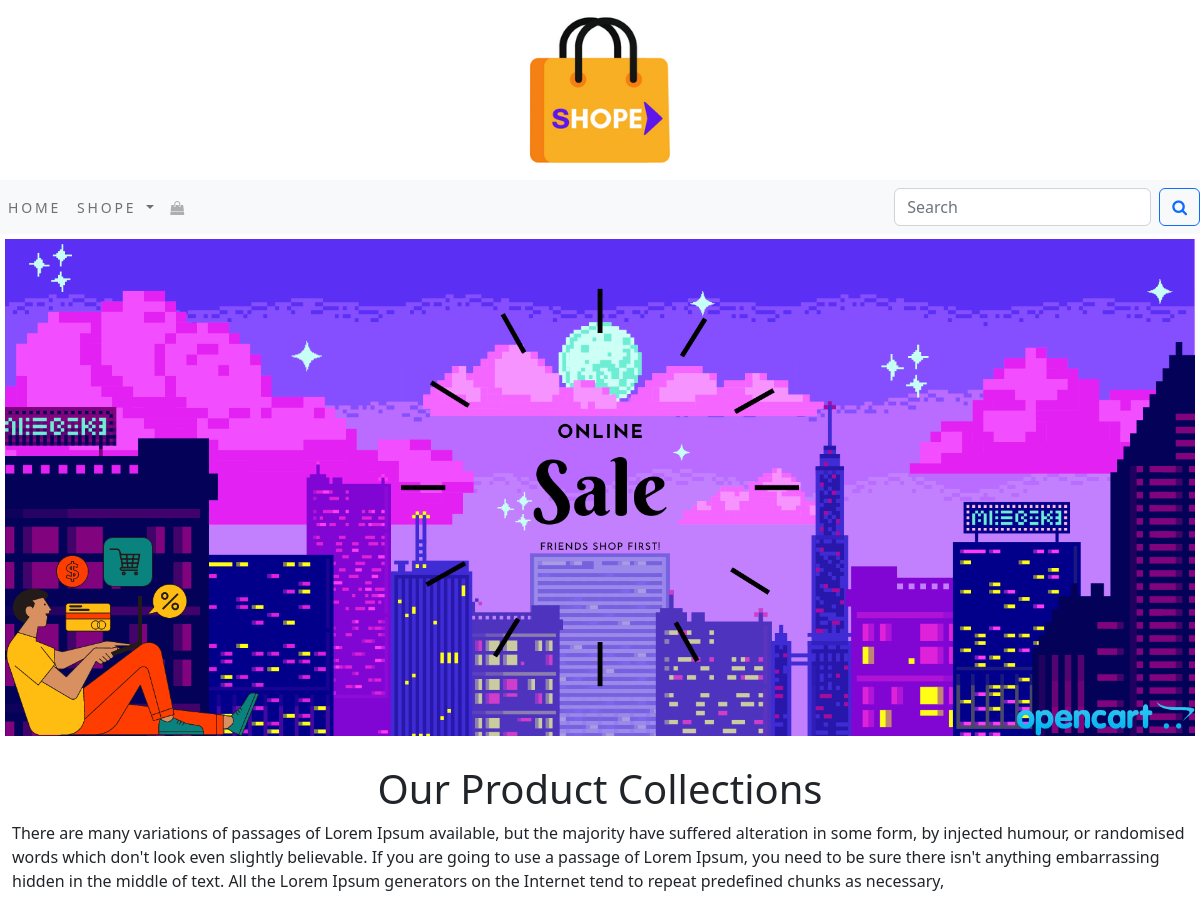
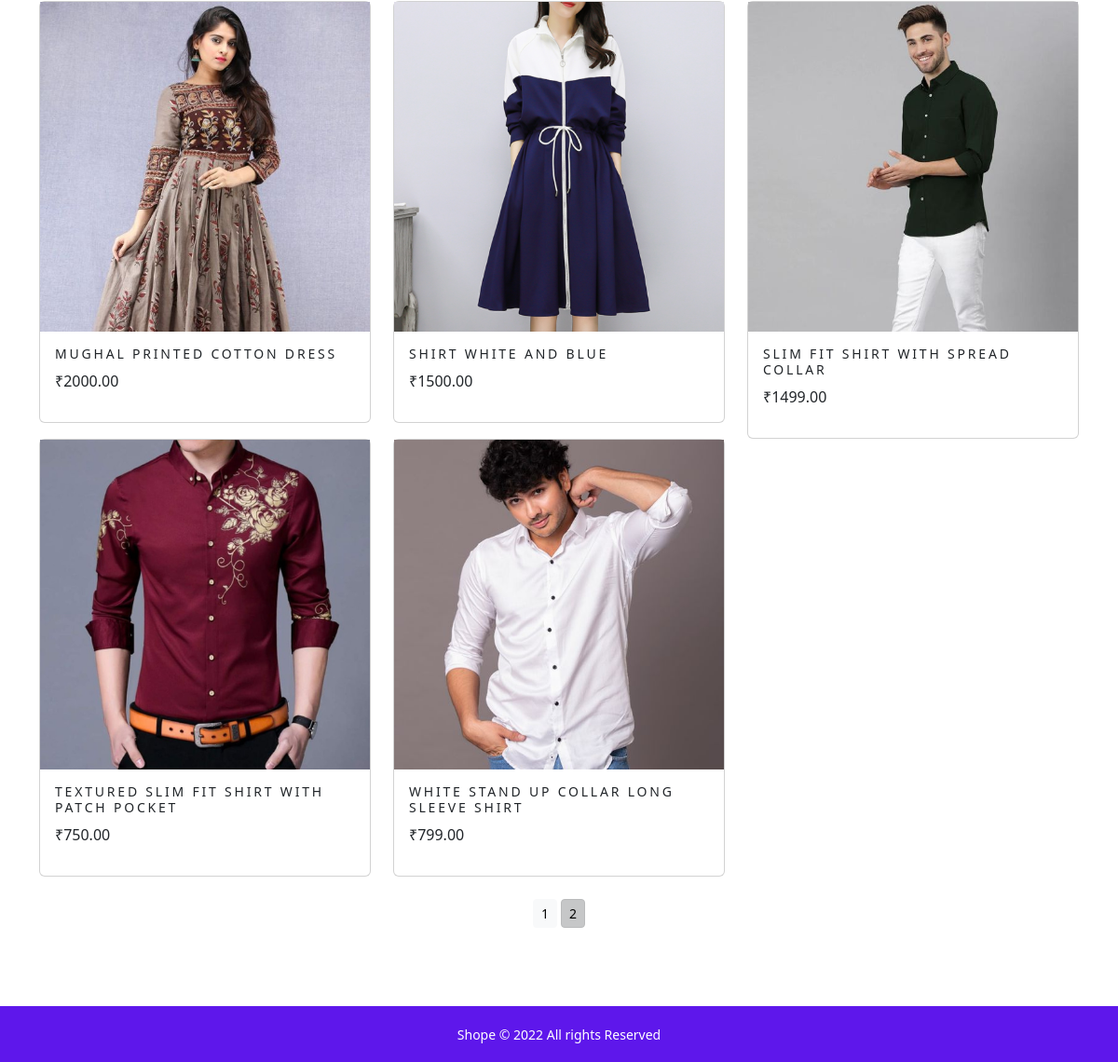
Screenshot of /shope/?page=2 with the database file from the repository (2 pictures, top to bottom).
### shope/models.py (models this page shows, shortened)
class Product(models.Model):
    name=models.CharField(max_length=250,unique=True)
    slug=models.SlugField(max_length=250,unique=True)
    description=models.TextField(blank=True)
    price=models.DecimalField(max_digits=10,decimal_places=2)
    category=models.ForeignKey(Category,on_delete=models.CASCADE)
    image=models.ImageField(upload_to='product',blank=True)
    stock=models.IntegerField()
    available=models.BooleanField(default=True)
    created=models.DateTimeField(auto_now_add=True)
    updated=models.DateTimeField(auto_now_add=True)
    class Meta:
        ordering = ('name',)
        verbose_name = 'product'
        verbose_name_plural = 'products'
    def get_url(self):
        return reverse('shope:proDetail',args=[self.category.slug,self.slug])

### shope/views.py (the view)
# urls.py: path('',views.allProdCat,name='allProdCat'),
def allProdCat(request,c_slug=None):
    c_page=None
    products_list=None
    if c_slug!=None:
        c_page=get_object_or_404(Category,slug=c_slug)
        products_list=Product.objects.all().filter(category=c_page,available=True)
    else:
        products_list=Product.objects.all().filter(available=True)
    paginator=Paginator(products_list,6)
    try:
        page=int(request.GET.get('page','1'))
    except:
        page=1
    try:
        products=paginator.page(page)
    except (EmptyPage,InvalidPage):
        products=paginator.page(paginator.num_pages)
    return render(request,"category.html",{'category':c_page,'products':products})

### shope/context_processors.py (called while the page is built)
def menu_links(request):
    links=Category.objects.all()
    return dict(links=links)

### shope/models.py (called while the page is built)
    def get_url(self):
        return reverse('shope:products_by_category',args=[self.slug])

### templates/category.html (shortened to what this page needs)
{% extends 'base.html' %}
{% load static %}
{% block content %}
<div class="mx-auto">
          {% if category %}
      <img class="my_image" src="{{category.image.url}}" alt="{{category.name}}">
</div>
      <br>
<div>
      <h1 class="text_center my_title">{{category.name}}</h1>
      <p class="text_justify">{{category.description}}</p>
</div>
      {% else %}
<div>
      <img class="my_image my_image_padding" src="{% static 'img/banner.png' %}" alt="our products">
</div>
<br>
<div class="container-fluid">
      <h1 class="text-center">Our Product Collections</h1>
      <p  class="text-justify">There are many variations of passages of Lorem Ipsum available, but the majority have suffered alteration in some form, by injected humour, or randomised words which don't look even slightly believable. If you are going to use a passage of Lorem Ipsum, you need to be sure there isn't anything embarrassing hidden in the middle of text. All the Lorem Ipsum generators on the Internet tend to repeat predefined chunks as necessary,</p>
</div>
      {% endif %}
<div class="container" style="margin-bottom:60px;">
      <div class="row mx_auto">
           {% for product in products.object_list %}
            <div class="my_bottom_margin col-9 col-sm-12 col-md-4  xol-lg-4" >
                  <div class="card text_center" style="minimum_width:18rem;">
                        <a href="{{product.get_url}}"><img class="card_img_top my_image" src="{{product.image.url}}" alt="{{product.name}}"   ></a>
                        <div class="card-body">
                              <h4>{{product.name}}</h4>
                              <p>₹{{product.price}}</p>
                        </div>
                  </div>
            </div>
            {% endfor %}
      </div>
      <div class="mx-auto">
            {% if products.paginator.num_pages > 1 %}
             <br>
            <div class="text-center">
                  {% for pg in products.paginator.page_range %}
                        <a href="?page={{pg}}" class="btn btn-light btn-sm {% if products.number == pg %} active {% endif %}">{{pg}}</a>
                  {% endfor %}
            </div>
      {% endif %}
      </div>
      <br>
</div>
{% endblock %}

### static/css/custom.css (style rules this page uses)
.my_image { width:100%; height:auto; }
.my_image_padding { padding:5px; }
.card-body h4 { font-size:14px; text-transform:uppercase; letter-spacing:.2em; }

### rows the page displays
Product: image (picture), name "MUGHAL PRINTED COTTON DRESS", price "2000.00"
Product: image (picture), name "SHIRT WHITE AND BLUE", price "1500.00"
Product: image (picture), name "SLIM FIT SHIRT WITH SPREAD COLLAR", price "1499.00"
Product: image (picture), name "TEXTURED SLIM FIT SHIRT WITH PATCH POCKET", price "750.00"
Product: image (picture), name "WHITE STAND UP COLLAR LONG SLEEVE SHIRT", price "799.00"

### other values shown
{{ pg }} "1" "2"
